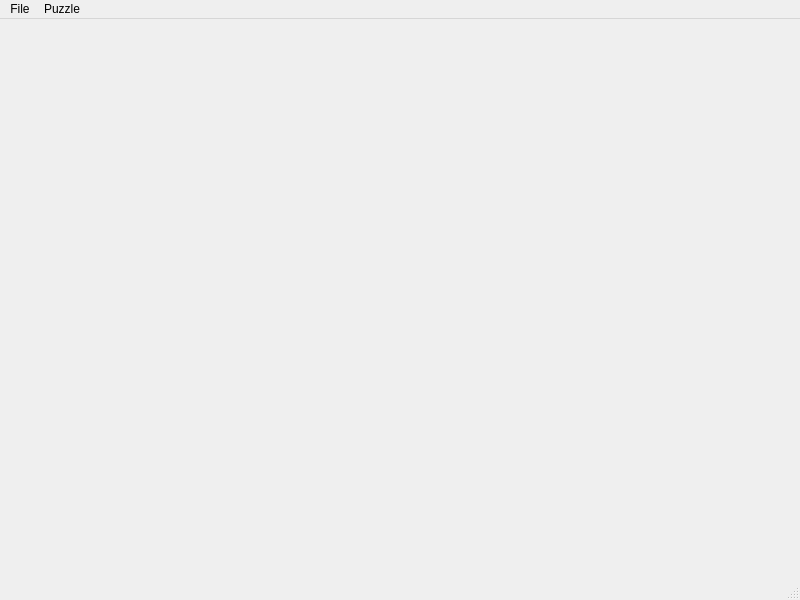
<?xml version="1.0" encoding="UTF-8"?>
<ui version="4.0">
 <class>MainWindow</class>
 <widget class="QMainWindow" name="MainWindow">
  <property name="geometry">
   <rect>
    <x>0</x>
    <y>0</y>
    <width>800</width>
    <height>600</height>
   </rect>
  </property>
  <property name="windowTitle">
   <string>MainWindow</string>
  </property>
  <widget class="QWidget" name="centralwidget">
   <layout class="QVBoxLayout" name="verticalLayout">
    <item>
     <widget class="GridView" name="gridView" native="true"/>
    </item>
   </layout>
  </widget>
  <widget class="QMenuBar" name="menubar">
   <property name="geometry">
    <rect>
     <x>0</x>
     <y>0</y>
     <width>800</width>
     <height>21</height>
    </rect>
   </property>
   <widget class="QMenu" name="menuFile">
    <property name="title">
     <string>File</string>
    </property>
    <addaction name="actionOpen"/>
    <addaction name="actionSave"/>
    <addaction name="separator"/>
    <addaction name="actionExit"/>
   </widget>
   <widget class="QMenu" name="menuPuzzle">
    <property name="title">
     <string>Puzzle</string>
    </property>
    <addaction name="actionNew"/>
    <addaction name="actionLock_Editing"/>
    <addaction name="actionUnlock_Editing"/>
    <addaction name="separator"/>
    <addaction name="actionSolve"/>
    <addaction name="separator"/>
    <addaction name="actionPrint"/>
   </widget>
   <addaction name="menuFile"/>
   <addaction name="menuPuzzle"/>
  </widget>
  <widget class="QStatusBar" name="statusbar"/>
  <action name="actionOpen">
   <property name="text">
    <string>Open</string>
   </property>
  </action>
  <action name="actionSave">
   <property name="text">
    <string>Save</string>
   </property>
  </action>
  <action name="actionExit">
   <property name="text">
    <string>Exit</string>
   </property>
  </action>
  <action name="actionNew">
   <property name="text">
    <string>New</string>
   </property>
  </action>
  <action name="actionLock_Editing">
   <property name="text">
    <string>Lock Editing</string>
   </property>
  </action>
  <action name="actionUnlock_Editing">
   <property name="text">
    <string>Unlock Editing</string>
   </property>
  </action>
  <action name="actionSolve">
   <property name="text">
    <string>Solve</string>
   </property>
  </action>
  <action name="actionPrint">
   <property name="text">
    <string>Print</string>
   </property>
  </action>
 </widget>
 <customwidgets>
  <customwidget>
   <class>GridView</class>
   <extends>QWidget</extends>
   <header>gridview.h</header>
   <container>1</container>
  </customwidget>
 </customwidgets>
 <resources/>
 <connections/>
</ui>
